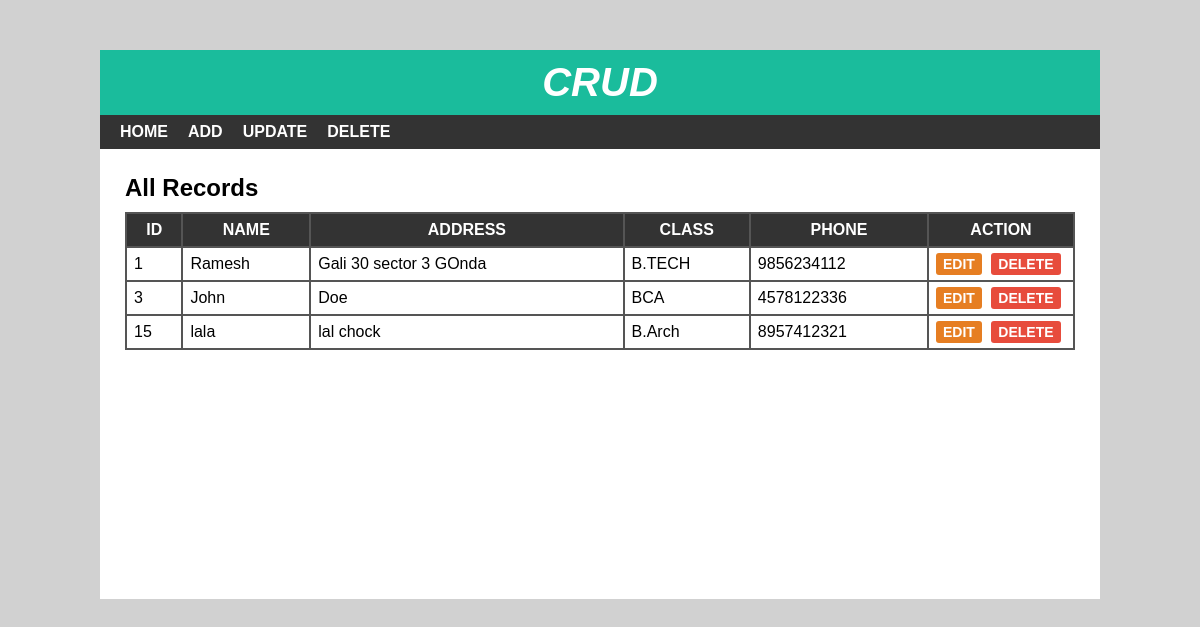
The page / on the database its author committed.
### tables this page shows
CREATE TABLE `students` (
  `sid` int(10) NOT NULL,
  `sname` varchar(70) NOT NULL,
  `saddress` varchar(200) NOT NULL,
  `sclass` int(10) NOT NULL,
  `sphone` varchar(50) NOT NULL,
  `dt` datetime NOT NULL DEFAULT current_timestamp()
);

CREATE TABLE `course` (
  `cid` int(10) NOT NULL,
  `cname` varchar(70) NOT NULL
);

### index.php (the view, shortened to what this page needs)
<?php
include 'header.php';
?>
<div id="main-content">
    <h2>All Records</h2>
    <?php
    $servername="localhost";
    $username="root";
    $password="";
    $database="shahwaz";
    $conn=mysqli_connect($servername,$username,$password,$database);
    $sql="SELECT * FROM students JOIN course WHERE students.sclass=course.cid";
    $result=mysqli_query($conn,$sql);
    if(mysqli_num_rows($result)>0){
?>
    <table cellpadding="7px">
        <thead>
            <th>Id</th>
            <th>Name</th>
            <th>Address</th>
            <th>Class</th>
            <th>Phone</th>
            <th>Action</th>
        </thead>
        <tbody>
            <?php
            while ( $rows=mysqli_fetch_assoc($result)) {
            echo "<tr>
                <td>".$rows['sid']."</td>
                <td>".$rows['sname']."</td>
                <td>".$rows['saddress']."</td>
                <td>".$rows['cname']."</td>
                <td>".$rows['sphone']."</td>
                <td>
                    <a href='edit.php?id=".$rows['sid']."'>Edit</a>
                    <a href='delete-inline.php?id=".$rows['sid']."'>Delete</a>
                </td>
            </tr>";
            }}
            ?>
        </tbody>
    </table>
</div>
</div>
</body>
</html>

### header.php (shortened to what this page needs)
<!DOCTYPE html>
<html lang="en">
<head>
  <link rel="stylesheet" href="css/style.css">
</head>
<body>
    <div id="wrapper">
        <div id="header">
            <h1>Crud</h1>
        </div>
        <div id="menu">
            <ul>
                <li>
                    <a href="index.php">Home</a>
                </li>
                <li>
                    <a href="add.php">Add</a>
                </li>
                <li>
                    <a href="update.php">Update</a>
                </li>
                <li>
                    <a href="delete.php">Delete</a>
                </li>
            </ul>
        </div>

### style.css (style rules this page uses)
body { font:16px arial; margin: 0; padding: 0; background: #d1d1d1; box-sizing: border-box; }
#wrapper { width: 1000px; margin: 50px auto 0; background-color: #fff; }
#header { text-align: center; background-color: #1abc9c; padding: 10px; }
#header h1 { color: #fff; font-size: 40px; font-style: italic; font-weight: 700; text-transform: uppercase; margin: 0; }
#menu { background-color: #333; }
#menu ul { font-size: 0; padding: 0 10px; margin: 0; list-style: none; }
#menu ul li { display: inline-block; }
#menu ul li a { color: #fff; font-size: 16px; font-weight: 600; padding: 8px 10px; display: block; text-decoration: none; text-transform: uppercase; transition: all 0.3s ease; }
#main-content { padding: 25px; min-height: 400px; }
#main-content h2 { margin: 0 0 10px; text-transform: capitalize; }
#main-content table { width: 100%; background-color: #555; margin: 0 0 20px; }
#main-content table th { color: #fff; background-color: #333; text-transform: uppercase; }
#main-content table th:last-child { width: 130px; }
#main-content table td { background-color: #fff; }
#main-content table td a { font-size: 14px; font-weight: 600; text-transform: uppercase; padding: 3px 7px; color: #fff; background-color: #e67e22; text-decoration: none; border-radius: 3px; }
#main-content table td a:nth-child(2) { background-color: #e74c3c; margin: 0 0 0 5px; }

### rows shown on the page
students: sid "1", sname "Ramesh", saddress "Gali 30 sector 3 GOnda", course.cname "B.TECH", sphone "9856234112"
students: sid "3", sname "John", saddress "Doe", course.cname "BCA", sphone "4578122336"
students: sid "15", sname "lala", saddress "lal chock", course.cname "B.Arch", sphone "8957412321"
